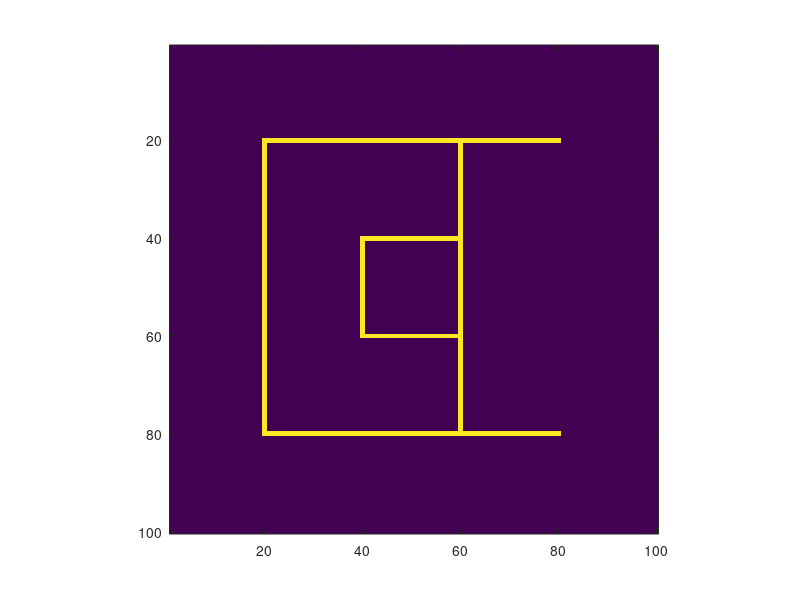
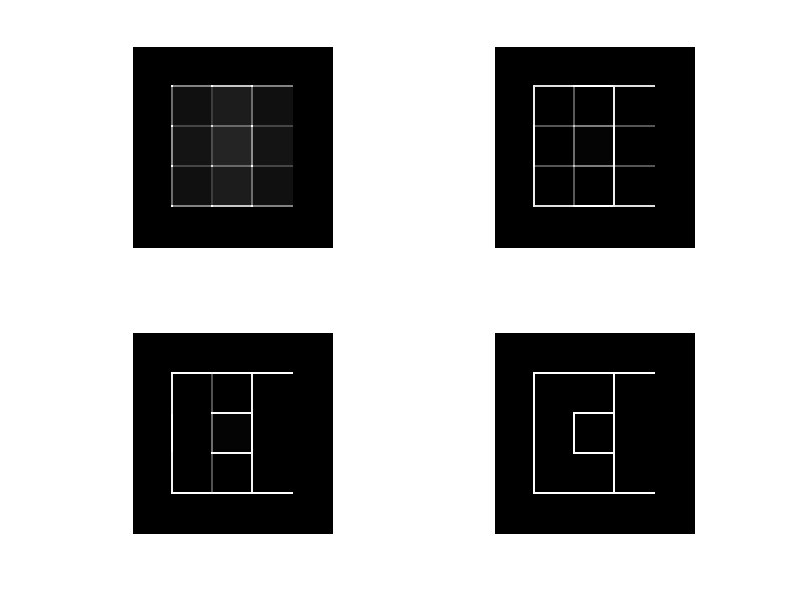

These figures' MATLAB source, in order:
% Unfriendly Alien
clear
a = zeros(100,100);
a(20,20:80) = ones(1,61);
a(80,20:80) = ones(1,61);
a(20:80,20) = ones(61,1);
a(20:80,60) = ones(61,1);

a(40,40:60) = ones(1,21);
a(60,40:60) = ones(1,21);
a(40:60,40) = ones(21,1);
a(40:60,60) = ones(21,1);

figure(1)
imagesc(a)
axis('square')

[U,S,V] = svd(a);

f = 1:4;
n = length(f);
d = [];
for i = 1:n
d(:,:,i) = U(:,1:f(i))*S(1:f(i),1:f(i))*V(:,1:f(i))';
end
figure()
subplot(2,2,1)
imshow(d(:,:,1));
subplot(2,2,2)
imshow(d(:,:,2));
subplot(2,2,3)
imshow(d(:,:,3));
subplot(2,2,4)
imshow(d(:,:,4));